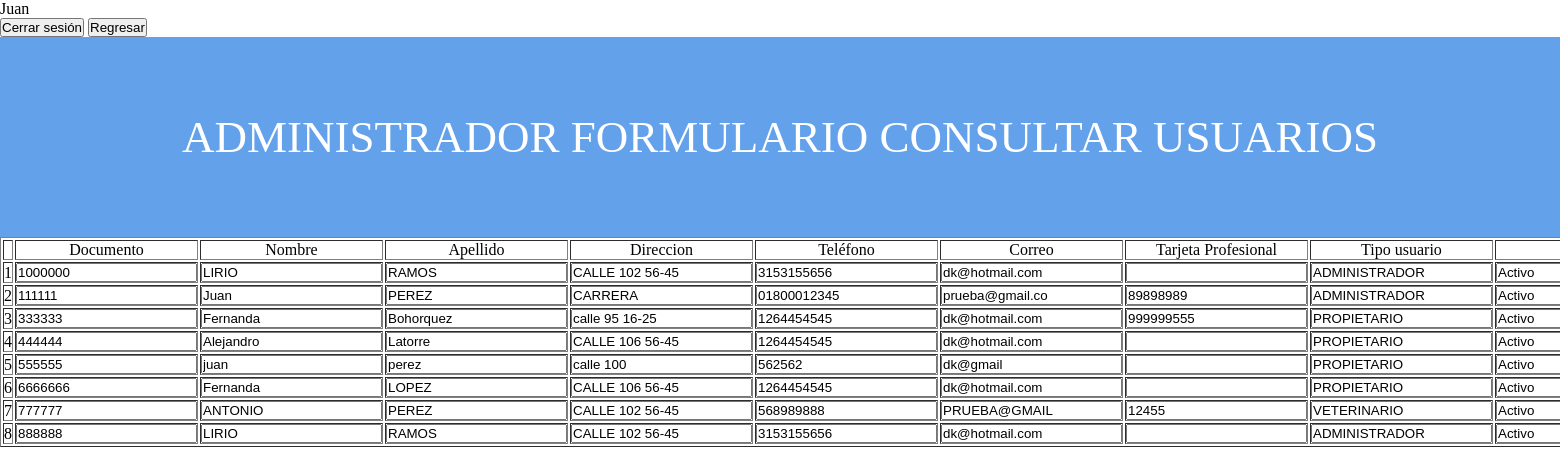
/mascota_feliz/mascota/model/admin/lista_usuarios.php (signed in), run on an earlier commit of the app's database.
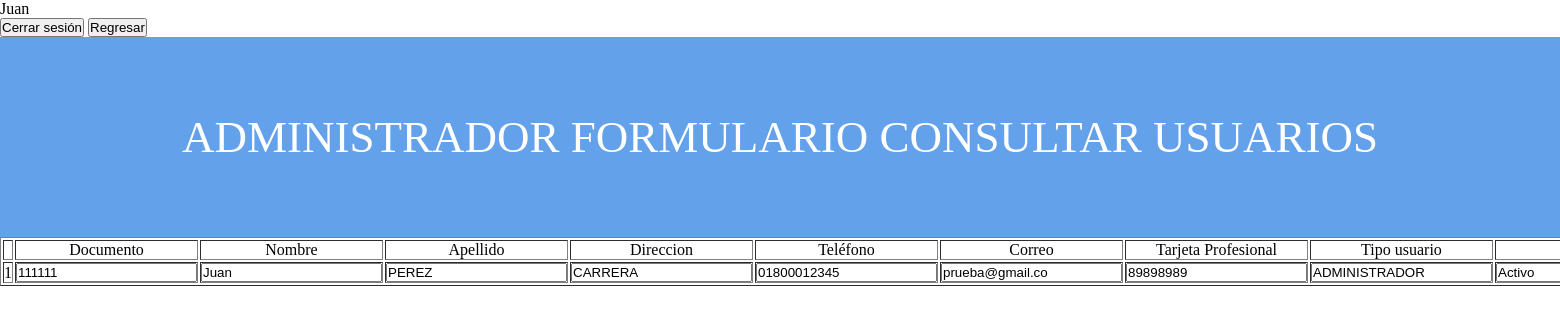
And on a later commit of the database.
### tables this page shows
CREATE TABLE `usuarios` (
  `id_usuario` varchar(15) NOT NULL,
  `nombres` varchar(30) NOT NULL,
  `apellidos` varchar(30) NOT NULL,
  `direccion` varchar(30) NOT NULL,
  `telefono` varchar(15) NOT NULL,
  `correo` varchar(15) DEFAULT NULL,
  `tarj_prof` varchar(15) DEFAULT NULL,
  `tipo_usuario` int(11) NOT NULL,
  `id_est` int(11) NOT NULL,
  `password` varchar(5) NOT NULL
);

CREATE TABLE `tipo_usuarios` (
  `tipo_usuario` int(11) NOT NULL,
  `rol` varchar(30) NOT NULL
);

CREATE TABLE `estados` (
  `id_est` int(11) NOT NULL,
  `desc_est` varchar(30) NOT NULL
);

### mascota_feliz/mascota/model/admin/lista_usuarios.php (the view, shortened to what this page needs)
<?php
require_once("../../db/connection.php");
$sql = "SELECT * FROM usuarios, tipo_usuarios WHERE id_usuario = '".$_SESSION['id_usuario']."' AND usuarios.tipo_usuario = tipo_usuarios.tipo_usuario";
$usuarios = mysqli_query($mysqli, $sql);
$usua = mysqli_fetch_assoc($usuarios);
?>
<form method="POST">
    <tr>
        <td colspan='2' align="center"><?php echo $usua['nombres']?></td>
    </tr>
<tr><br>
    <td colspan='2' align="center">
        <input type="submit" value="Cerrar sesión" name="btncerrar" /></td>
        <input type="submit" formaction="../admin/index.php" value="Regresar" />
    </tr>
</form>
<!DOCTYPE html>
<html lang="en">
<head>
    <link rel="stylesheet" href="estilos.css">
</head>
    <body>
        <section class="title">
            <h1><?php echo $usua['rol']?> FORMULARIO CONSULTAR USUARIOS</h1>
        </section>
        <table border="1"class="center" >
            <form name="frm_consulta" method="POST" autocomplete="off">
                <tr>
                    <td>
                    </td>
                    <td>
                        Documento
                    </td>
                    <td>
                        Nombre
                    </td>
                    <td>
                        Apellido
                    </td>
                    <td>
                        Direccion
                    </td>
                    <td>
                        Teléfono
                    </td>
                    <td>
                        Correo
                    </td>
                    <td>
                        Tarjeta Profesional
                    </td>
                    <td>
                        Tipo usuario
                    </td>
                    <td>
                    </td>
                </tr>
                <?php
                    $sql="SELECT * FROM usuarios,estados, tipo_usuarios WHERE usuarios.tipo_usuario = tipo_usuarios.tipo_usuario and usuarios.id_est= estados.id_est";
                    $i=0;
                    $query = mysqli_query($mysqli,$sql);
                    while($result=mysqli_fetch_assoc($query)){
                        $i++;
                ?>
                <tr>
                    <td><?php echo $i ?></td>
                    <td><input name="doc" type="text" value= "<?php echo $result ['id_usuario']  ?>"> </td>
                    <td><input name="nom" type="text" value= "<?php echo $result ['nombres']  ?>"> </td>
                    <td><input name="ape" type="text" value= "<?php echo $result ['apellidos']  ?>"> </td>
                    <td><input name="dir" type="text" value= "<?php echo $result ['direccion']  ?>"> </td>
                    <td><input name="tel" type="text" value= "<?php echo $result ['telefono']  ?>"> </td>
                    <td><input name="correo" type="text" value= "<?php echo $result ['correo']  ?>"> </td>
                    <td><input name="tp" type="text" value= "<?php echo $result ['tarj_prof']  ?>"> </td>
                    <td><input name="est" type="text" value= "<?php echo $result ['rol']  ?>"> </td>
                    <td><input name="rol" type="text" value= "<?php echo $result ['desc_est']  ?>"> </td>
                </tr>
                    <?php
                    }
                    ?>
            </form>
        </table>
    </body>
</html>

### mascota_feliz/mascota/model/admin/estilos.css (style rules this page uses)
* { margin: 0; padding: 0; -webkit-box-sizing: border-box; -moz-box-sizing: border-box; box-sizing: border-box; }
body { font-family: 'Century Gothic'; }
.title { width: 100%; background: #63A1EB; height: 200px; display: flex; align-items: center; justify-content: center; }
.title h1 { color: #fff; font-size: 45px; font-weight: 200; text-align: center; }
.center { text-align:center; margin-left: auto; margin-right: auto; }

What changed in the data, as far as the page shows it:
removed usuarios: doc "1000000", nom "LIRIO", ape "RAMOS", dir "CALLE 102 56-45", tel "3153155656", correo "dk@hotmail.com", est "ADMINISTRADOR", rol "Activo"
removed usuarios: doc "333333", nom "Fernanda", ape "Bohorquez", dir "calle 95 16-25", tel "1264454545", correo "dk@hotmail.com", tp "999999555", est "PROPIETARIO", rol "Activo"
removed usuarios: doc "444444", nom "Alejandro", ape "Latorre", dir "CALLE 106 56-45", tel "1264454545", correo "dk@hotmail.com", est "PROPIETARIO", rol "Activo"
removed usuarios: doc "555555", nom "juan", ape "perez", dir "calle 100", tel "562562", correo "dk@gmail", est "PROPIETARIO", rol "Activo"
removed usuarios: doc "6666666", nom "Fernanda", ape "LOPEZ", dir "CALLE 106 56-45", tel "1264454545", correo "dk@hotmail.com", est "PROPIETARIO", rol "Activo"
removed usuarios: doc "777777", nom "ANTONIO", ape "PEREZ", dir "CALLE 102 56-45", tel "568989888", correo "PRUEBA@GMAIL", tp "12455", est "VETERINARIO", rol "Activo"
removed usuarios: doc "888888", nom "LIRIO", ape "RAMOS", dir "CALLE 102 56-45", tel "3153155656", correo "dk@hotmail.com", est "ADMINISTRADOR", rol "Activo"
